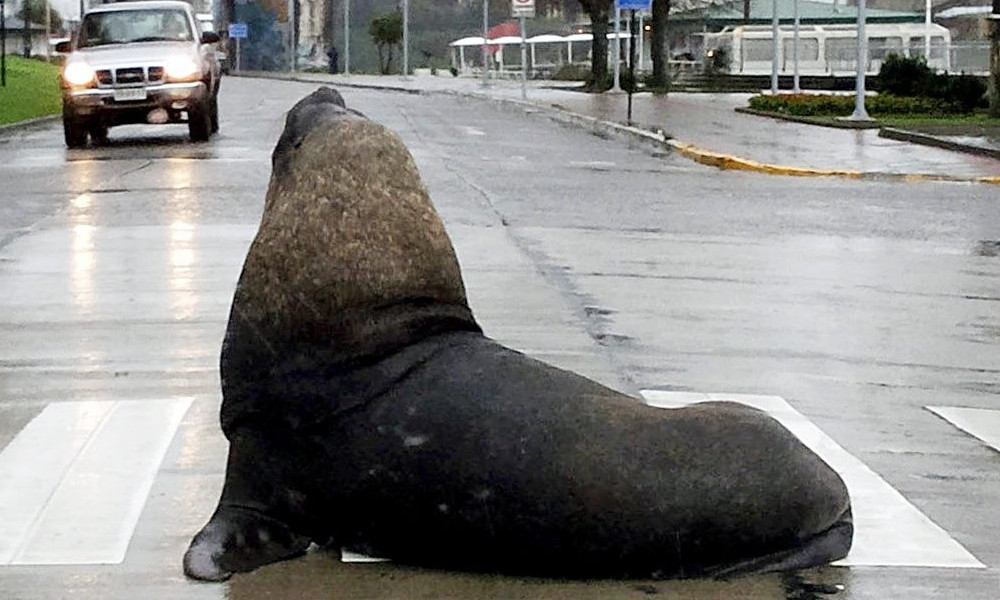
#> input picture images/lobo.jpg, 1000 x 600 px
$ jupyter execute '07_restauración_de_imágenes.ipynb'   (shell and % lines are left out)
#> lines starting #> are read from the running program, lines starting #| are printed output that depends on the picture
# Restauración de imágenes

### Contenidos:
- Tipos de ruido en imágenes
- Restauración usando filtro inverso
- Restauración usando filtro de Wiener

[cell 1]
import matplotlib.pyplot as plt
import numpy as np
from ipywidgets import interact, FloatSlider, IntSlider, FloatLogSlider

def color2bw(img):
    return np.dot(img, [0.299, 0.587, 0.114])

img_example = color2bw(plt.imread('../images/lobo.jpg'))
plt.figure(figsize=(6, 3.5), tight_layout=True)
plt.imshow(img_example, cmap=plt.cm.Greys_r);

# Ruido en imágenes

Existen distintos tipos de ruido que pueden afectar una imagen

- Ruido térmico, ruido de lectura, ruido eléctronico: Se modelan tipicamente como **ruido blanco Gaussiano**
- Ruido sal y pimienta o **Ruido impulsivo**: Se traduce en píxeles que se saturan en sus valores máximos/mínimos
- Interferencia periódica: Puede modelarse como una sinusoide

### Ruido blanco Gaussiano

[cell 2]
fig, ax = plt.subplots(figsize=(6, 3.5), tight_layout=True)
def update(intensity, seed):
    ax.cla()
    np.random.seed(seed)
    noise = np.random.randn(img_example.shape[0], img_example.shape[1])
    img_corrupted = img_example + intensity*noise
    ax.matshow(img_corrupted, cmap=plt.cm.Greys_r);
    ax.axis('off')
interact(update,
         intensity=FloatLogSlider(min=-1, max=3, description="Intensidad"),
         seed=IntSlider(description="Semilla"));
#> the sliders are set to intensity = <module 'ipywidgets.FloatLogSl, seed = <module 'ipywidgets.IntSlider_
#> (the call stopped at in update, `img_corrupted = img_example + intensity*noise`: ipywidgets is not available in this run)
#> the sliders are set to pbb = 0.1, seed = <module 'ipywidgets.IntSlider_

### Ruido impulsivo y filtro no-lineal de mediana

[cell 3]
from scipy.signal import medfilt

fig, ax = plt.subplots(1, 2, figsize=(5, 3.5), tight_layout=True)

def update(pbb, seed):
#> called with pbb = 0.1
    for ax_ in ax:
        ax_.cla()
        ax_.axis('off')
    np.random.seed(seed)
#> (this line was passed over: ipywidgets is not available in this run)
    noise = np.random.rand(*img_example.shape)
    img_corrupted  = np.where(noise < pbb, 255, img_example)
    ax[0].matshow(img_corrupted[:, 100:500], cmap=plt.cm.Greys_r)
    ax[1].matshow(medfilt(img_corrupted, 5)[:, 100:500], cmap=plt.cm.Greys_r)

interact(update,
         pbb=FloatSlider(min=0.0, max=0.5, value=0.1, step=.01),
         seed=IntSlider(description="Semilla"));

### Ruido periódico

Tiene frecuencia y dirección

En este ejemplo el ruido tiene una dirección vertical

[cell 4]
fig, ax = plt.subplots(figsize=(6, 3.5), tight_layout=True)
X, Y = np.meshgrid(np.arange(0, img_example.shape[1]), np.arange(0, img_example.shape[0]))

def update(strengh, frequency):
    ax.cla()
    img_corrupted = img_example + strengh*np.cos(2.0*np.pi*frequency*Y/480)
    ax.matshow(img_corrupted, cmap=plt.cm.Greys_r)
    ax.axis('off')

interact(update,
         strengh=FloatSlider(min=1, max=100.0, value=50, description="Intensidad"),
        frequency=FloatSlider(min=0.0, max=80, step=0.01, value=0, description="Frecuencia"));
#> the sliders are set to strengh = 50, frequency = 0

En este caso el ruido es periódico

> Podríamos intentar "borrar" los componentes frecuenciales asociados al ruido usando una mascara multiplicativa

[cell 5]
from scipy import fftpack

fig, ax = plt.subplots(1, 3, figsize=(8, 6), tight_layout=True);
X, Y = np.meshgrid(np.arange(0, img_example.shape[1]),
                   np.arange(0, img_example.shape[0]))
freq_x = fftpack.fftshift(fftpack.fftfreq(n=img_example.shape[1]))
freq_y = fftpack.fftshift(fftpack.fftfreq(n=img_example.shape[0]))
#> the sliders are set to size = 10, frequency = 0.04

def update(frequency, size):
#> called with frequency = 0.04, size = 10
    for ax_ in ax.ravel():
        ax_.cla()
    dims = img_example.shape
    periodic_noise = np.cos(2.0*np.pi*0.235455*Y)
    img_corrupted = img_example + 100*periodic_noise
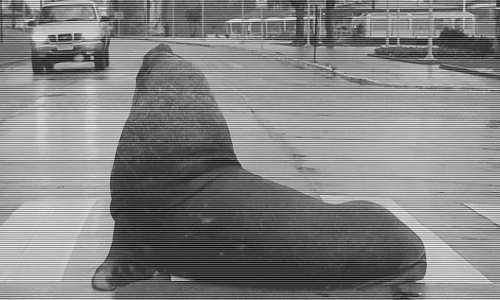
#> img_corrupted: shape (600, 1000) float64 (shown at 1/2 size); min -100, max 355, mean 133.6; drawn with min black and max white
    ax[0].matshow(img_corrupted[:, 200:500], cmap=plt.cm.Greys_r);
    S_img = fftpack.fftshift(fftpack.fft2(img_corrupted))
    # Mascaras

    freq_int = int(frequency*dims[0])
    S_img[dims[0]//2-size-freq_int:dims[0]//2+size-freq_int,
          dims[1]//2-size:dims[1]//2+size] = 0
    S_img[dims[0]//2-size+freq_int:dims[0]//2+size+freq_int,
          dims[1]//2-size:dims[1]//2+size] = 0
    # Espectro
    ax[1].imshow(np.log(1+np.abs(S_img))[100:-100, 400:-400], cmap=plt.cm.Spectral_r,
                 extent=(freq_x[400], freq_x[-400], freq_y[100], freq_y[-100]))
    # Reconstrucción
    img_reconstructed = np.mean(img_example) + np.abs(fftpack.ifft2(fftpack.ifftshift(S_img)))
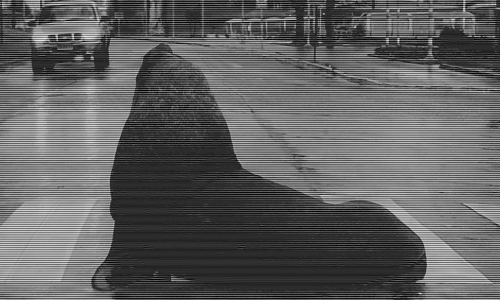
#> img_reconstructed: shape (600, 1000) float64 (shown at 1/2 size); min 133.4, max 516.3, mean 278.2; drawn with min black and max white
    ax[2].matshow(img_reconstructed[:, 200:500], cmap=plt.cm.Greys_r)

interact(update,
         size=IntSlider(min=1, max=20, value=10, description="Mask size"),
         frequency=FloatSlider(min=0.0, max=1.0, value=0.04, step=0.01, description="Mask position"));

##### Causas de degradación de calidad en imágenes
- Manipulación: Desenfoque
- Ambiente: Reflejos y dispersión de luz
- Dispositivo: Ruido del sensor y circuitos
- Ruido de cuantización

## Restauración de imágenes mediante deconvolución

Una imagen observada $g(x,y)$ se puede modelar como

$$
g(x,y) =  f(x, y) * h(x, y) + n(x,y)
$$

donde
- $f(x,y)$ es la imagen original
- $n(x,y)$ es ruido blanco aditivo
- $h(x,y)$ es la respuesta al impulso del capturador, también se llama Point Spread Function (PSF)

> La PSF modela las distorsiones causadas por el dispositivo de captura o por el ambiente

### Ejemplo: PSF de un telescopio
<table><tr><td>
    </td><td>
</td></tr></table>
<center></center>

# Deconvolución en frecuencia: Filtro inverso

Deconvolución se refiere al proceso de recuperar $f(x,y)$ a partir de $g(x,y)$ usando supuestos sobre $h(x,y)$ y $n(x,y)$

Si trabajamos en frecuencia:

$$
G(f_1, f_2) = F(f_1, f_2) \cdot H(f_1, f_2) + N(f_1, f_2)
$$

Si conocemos $H$ e  ignoramos $N$ podemos estimar $F$ usando un **filtro inverso**

$$
\hat F(f_1, f_2) = G(f_1, f_2) / H(f_1, f_2)
$$

>  ¿Problema resuelto?

Simularemos una imagen observada $g$ usando una PSF Gaussiana para modelar un desenfoque vertical más ruido blanco para modelar ruido electrónico del dispositivo

Luego implementaremos un filtro inverso

[cell 6]
from scipy.signal import fftconvolve, convolve2d

def minmax_normalize(data):
    return (data - np.amin(data))/(np.amax(data) - np.amin(data))

fx = fftpack.fftfreq(n=img_example.shape[1], d=1)
fy = fftpack.fftfreq(n=img_example.shape[0], d=1)
Fx, Fy = np.meshgrid(fx, fy)

H = np.exp(-2*np.pi**2*(Fx**2*0.6**2 + Fy**2*10**2))
F = fftpack.fft2(img_example/255.)
g = np.abs(fftpack.ifft2((F*H))) + 0.01*np.random.randn(*img_example.shape)
g = 255*minmax_normalize(g)
G = fftpack.fft2(g/255.)

fig, ax = plt.subplots(1, 2, figsize=(6, 4), tight_layout=True)
ax[0].imshow(img_example[:, 100:500], cmap=plt.cm.Greys_r);
ax[1].imshow(g[:, 100:500], cmap=plt.cm.Greys_r);
#> the sliders are set to tol = -0.6

[cell 7]
fig, ax = plt.subplots(1, 3, figsize=(7, 4), tight_layout=True);

def update(tol):
#> called with tol = -0.6
    for ax_ in ax.ravel():
        ax_.cla(); ax_.axis('off');
    # Cuidamos de no dividir por cero
    Fhat = G/(10**tol+H)
    # Reconstrucción
    fhat = np.abs(fftpack.ifft2(Fhat))
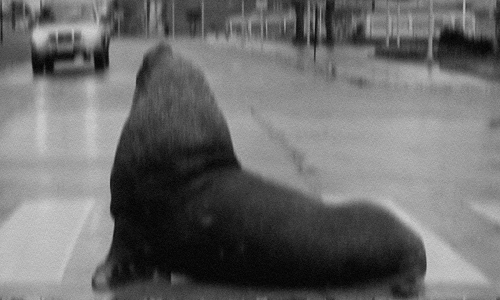
#> fhat: shape (600, 1000) float64 (shown at 1/2 size); min 7.7e-07, max 0.92, mean 0.426
    # Gráficas
    ax[0].matshow(g[:, 100:500], cmap=plt.cm.Greys_r);
    ax[1].matshow(fhat[:, 100:500], cmap=plt.cm.Greys_r);
    ax[2].matshow(img_example[:, 100:500], cmap=plt.cm.Greys_r);

interact(update,
         tol=FloatSlider(min=-4, max=0, value=-0.6, continuous_update=False,description="log(tolerance)"));
#> the sliders are set to K = 0

- El filtro inverso es difícil de calibrar
- Fenomeno de amplificación de ruido


# Filtro de Wiener

Sea un filtro lineal para estimar la imagen real a partir de la imagen observada

$$
\hat f(x, y) = w(x,y) * g(x, y)
$$

Podemos buscar $w$ tal que el MSE sea mínimo:

$$
\text{MSE} = \mathbb{E} \left[ \left(f(x,y) - \hat f(x,y) \right)^2 \right]
$$

Podemos resolver la ecuación anterior en frecuencia (asumiendo N ruido de media cero) y obtener

$$
W(f_1, f_2) = \frac{H(f_1, f_2)^{*}}{|H(f_1, f_2)|^2 + \frac{S_n(f_1, f_2)}{S_f(f_1, f_2)}},
$$

donde $S_n = |N(f_1, f_2)|^2$ es la densidad espectral del ruido y $S_f = |F(f_1, f_2)|^2$ es la densidad espectral de la señal original.

- En general no conocemos las densidades espectral de potenica
- El factor $S_f/S_n$ se puede interpretar como la razón señal a ruido (SNR)
- Podemos hacer supuestos sobre la SNR

Notemos también que si $S_n \to 0$ se recupera el filtro inverso

[cell 8]
fig, ax = plt.subplots(1, 3, figsize=(7, 4), tight_layout=True);

def update(K):
#> called with K = 0
    for ax_ in ax.ravel():
        ax_.cla(); ax_.axis('off')
    # Filtro de Wiener
    WF = np.conj(H)/(np.abs(H)**2 + 10**K)
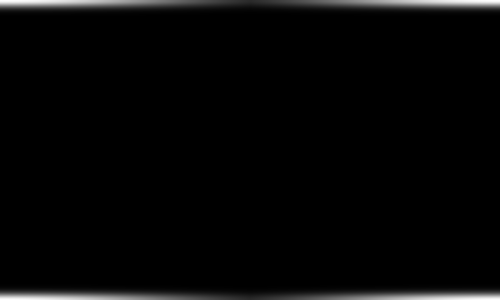
#> H: shape (600, 1000) float64 (shown at 1/2 size); min 8.18e-216, max 1, mean 0.0249
    fhat = np.real(fftpack.ifft2(G*WF))
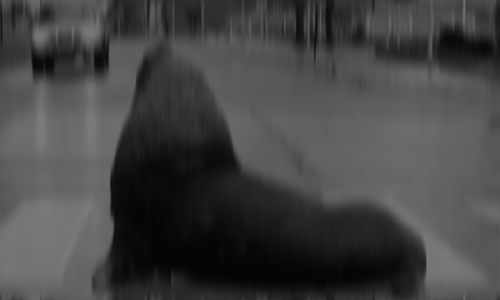
#> fhat: shape (600, 1000) float64 (shown at 1/2 size); min 0.0153, max 0.487, mean 0.266
    # Gráficas
    ax[0].matshow(g[:, 100:500], cmap=plt.cm.Greys_r);
    ax[1].matshow(fhat[:, 100:500], cmap=plt.cm.Greys_r);
    ax[2].matshow(img_example[:, 100:500], cmap=plt.cm.Greys_r);

interact(update, K=FloatSlider(min=-6, max=1, value=0, continuous_update=False, description="log Sn/Sf"));
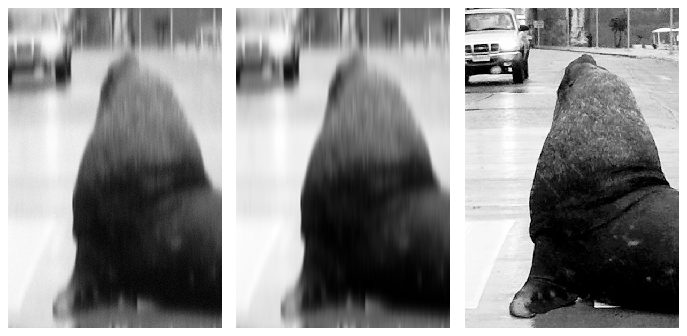
#> figure drawn by matplotlib, 3 panels
#> the sliders are set to k = 0

### Denoising con Scikit-image

Scikit-image es una librería de Python que implementa múltiples herramientas y métodos de procesamiento de imágenes

En particular tiene un módulo llamado [*restoration*](https://scikit-image.org/docs/dev/api/skimage.restoration.html), dedicado a eliminar ruido y corregir imágenes

Entre sus funciones se encuentra el filtro de [Wiener regularizado](https://scikit-image.org/docs/dev/api/skimage.restoration.html#skimage.restoration.wiener)

[cell 9]
from skimage.restoration import wiener

fig, ax = plt.subplots(2, 2, figsize=(6, 4), tight_layout=True);

def update(k):
#> called with k = 0
    for ax_ in ax.ravel():
        ax_.cla(); ax_.axis('off')
    fhat = wiener(g/255.0, balance=10**k,
                  psf=np.abs(fftpack.fftshift(fftpack.ifft2(H))))
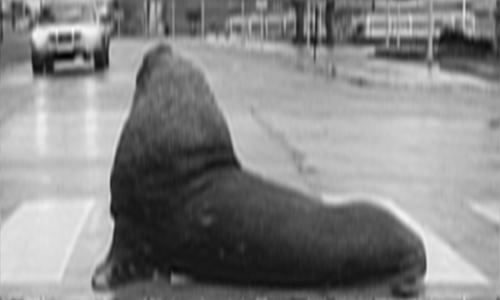
#> fhat: shape (600, 1000) float64 (shown at 1/2 size); min -0.0704, max 0.995, mean 0.493; drawn with min black and max white
    ax[0,0].matshow(g, cmap=plt.cm.Greys_r)
    ax[0,1].matshow(g[80:250, 240:440], cmap=plt.cm.Greys_r)
    ax[1,0].matshow(fhat, cmap=plt.cm.Greys_r)
    ax[1,1].matshow(fhat[80:250, 240:440], cmap=plt.cm.Greys_r);

interact(update,
         k=FloatSlider(min=-5, max=5, value=0, continuous_update=False,
                       description="Regularizacion"));
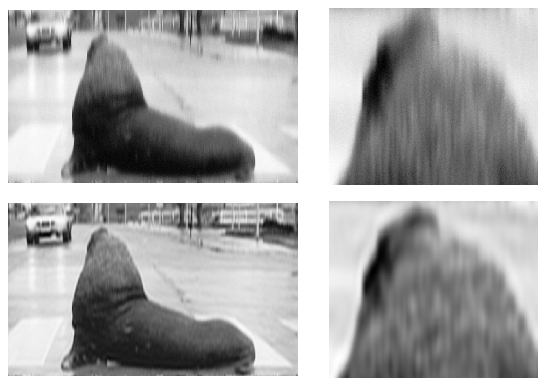
#> figure drawn by matplotlib, 4 panels

Ejemplo de filtro basado en wavelets

[cell 10]
from skimage.restoration import denoise_wavelet

fhat = denoise_wavelet(g, rescale_sigma = True)

fig, ax = plt.subplots(2, 2, figsize=(6.5, 4), tight_layout=True);
for ax_ in ax.ravel():
        ax_.cla(); ax_.axis('off')
ax[0,0].matshow(g, cmap=plt.cm.Greys_r)
ax[0,1].matshow(g[80:250, 240:440], cmap=plt.cm.Greys_r)
ax[1,0].matshow(fhat, cmap=plt.cm.Greys_r)
ax[1,1].matshow(fhat[80:250, 240:440], cmap=plt.cm.Greys_r);
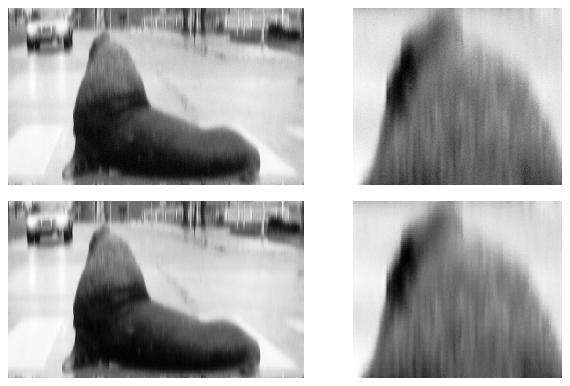
#> figure drawn by matplotlib, 4 panels

$ run again, with images/InsInformatica.jpg copied over images/lobo.jpg
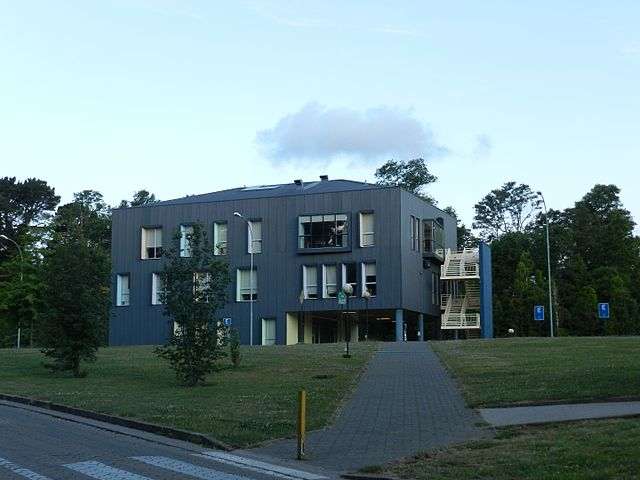
#> input picture images/InsInformatica.jpg, 640 x 480 px
#> in update, `fhat = wiener(g/255.0, balance=10**k, psf=np.abs(fftpack.fftshift(fftp..`:
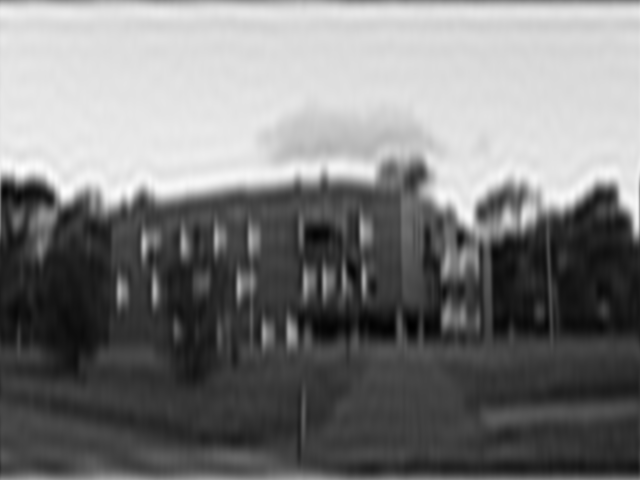
#> fhat: shape (480, 640) float64; min -0.0353, max 0.98, mean 0.457; drawn with min black and max white
#> `[cell 10] from skimage.restoration import denoise_wavelet  fhat = deno..`:
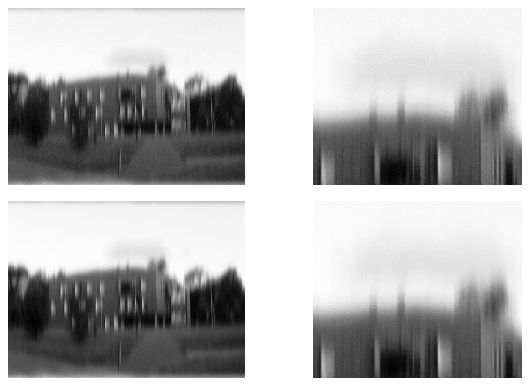
#> figure drawn by matplotlib, 4 panels

$ run again, with images/arboretum.jpg copied over images/lobo.jpg
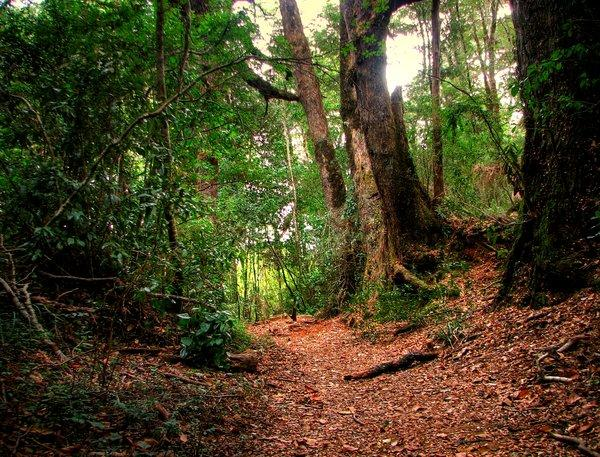
#> input picture images/arboretum.jpg, 600 x 457 px
#> in update, `fhat = wiener(g/255.0, balance=10**k, psf=np.abs(fftpack.fftshift(fftp..`:
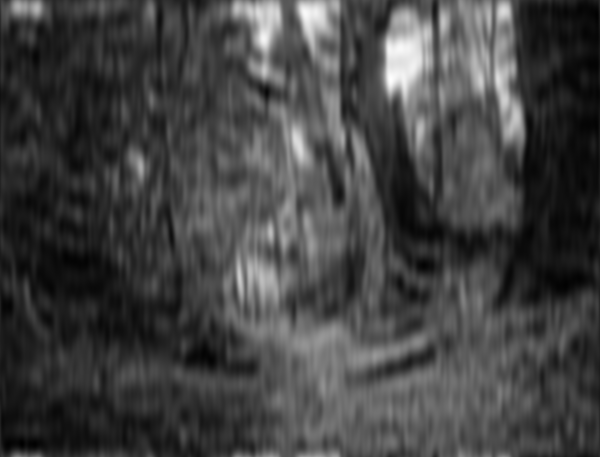
#> fhat: shape (457, 600) float64; min -0.00608, max 0.993, mean 0.256; drawn with min black and max white
#> `[cell 10] from skimage.restoration import denoise_wavelet  fhat = deno..`:
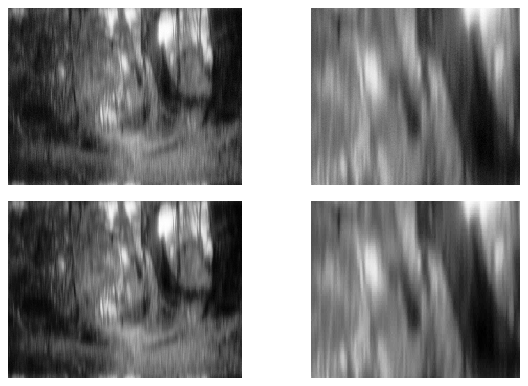
#> figure drawn by matplotlib, 4 panels
